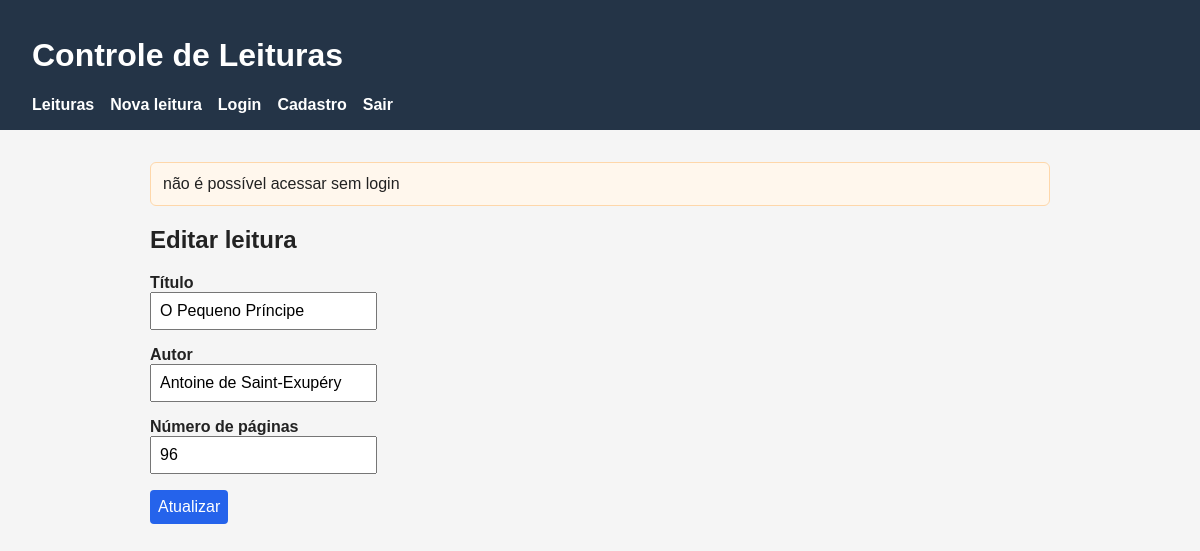
/leituras/2/editar (signed in), run on the app's committed database.
### tables this page shows
CREATE TABLE leituras (
                id INTEGER PRIMARY KEY AUTOINCREMENT,
                usuario_id INTEGER,
                titulo TEXT NOT NULL,
                autor TEXT NOT NULL,
                paginas INTEGER NOT NULL,
                concluida INTEGER NOT NULL DEFAULT 0,
                FOREIGN KEY (usuario_id) REFERENCES usuarios(id)
            );

### leituras.py (the view, shortened to what this page needs)
@leituras_bp.route("/leituras/<int:leitura_id>/editar", methods=["GET", "POST"])
def editar_leitura(leitura_id):
    bloqueio = exigir_login()
    if bloqueio:
        return bloqueio
    leitura = database.buscar_leitura(leitura_id)
    if leitura is None:
        return "Leitura não encontrada", 404
    return render_template("editar_leitura.html", leitura=leitura)

### database.py (called while the page is built)
def conectar():
    conexao = sqlite3.connect(DB_PATH)
    conexao.row_factory = sqlite3.Row
    return conexao

def buscar_leitura(leitura_id):
    with conectar() as conexao:
        return conexao.execute(
            "SELECT * FROM leituras WHERE id = ?",
            (leitura_id,),
        ).fetchone()

### seguranca.py (called while the page is built)
def exigir_login():
    if 'usuario_id' not in session:
        return redirect(url_for('auth.login'))
    flash('não é possível acessar sem login')
    return None

### templates/editar_leitura.html (shortened to what this page needs)
{% extends "base.html" %}
{% block content %}
<h2>Editar leitura</h2>
<form method="post">
    <label for="titulo">Título</label>
    <input id="titulo" name="titulo" value="{{ leitura['titulo'] }}" required>
    <label for="autor">Autor</label>
    <input id="autor" name="autor" value="{{ leitura['autor'] }}" required>
    <label for="paginas">Número de páginas</label>
    <input id="paginas" name="paginas" type="number" min="1" value="{{ leitura['paginas'] }}" required>
    <p><button type="submit">Atualizar</button></p>
</form>
{% endblock %}

### templates/base.html (style rules this page uses)
body { font-family: Arial, sans-serif; margin: 0; background: #f5f5f5; color: #222; }
input, button { font: inherit; padding: 0.5rem; }
label { display: block; margin-top: 1rem; font-weight: bold; }
button, .button { background: #2563eb; border: 0; color: white; border-radius: 4px; cursor: pointer; text-decoration: none; display: inline-block; }

### data on the page
leituras: titulo "O Pequeno Príncipe", autor "Antoine de Saint-Exupéry", paginas "96"

### other printed values
{{ mensagem }} "não é possível acessar sem login"
